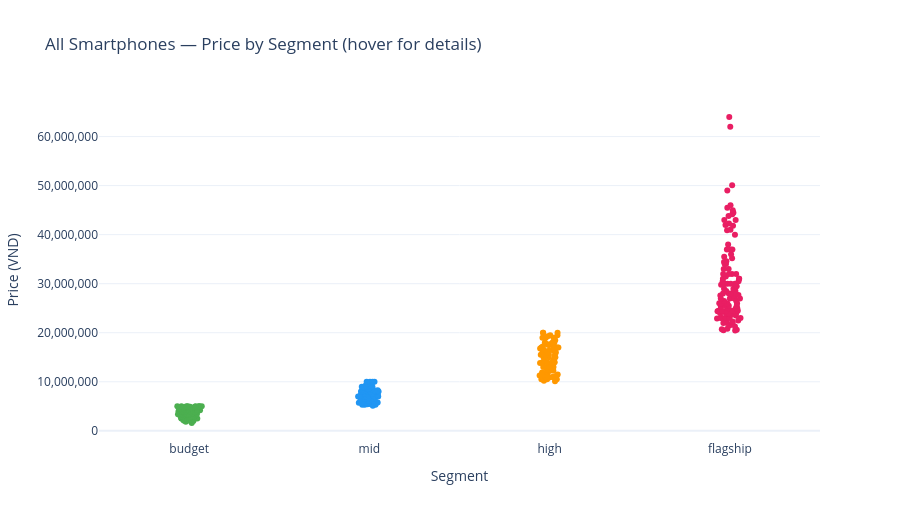

Notebook cell for this chart:
### Code cell
# Interactive strip chart: every phone as a dot, hover to see name + brand + price
fig = px.strip(
    smartphone_df,
    x="price_segment",
    y="price_vnd",
    color="price_segment",
    category_orders={"price_segment": SEGMENT_ORDER},
    color_discrete_map=SEGMENT_COLORS,
    hover_data={"product_name": True, "brand": True, "price_vnd": True},
    title="All Smartphones — Price by Segment (hover for details)",
    labels={"price_vnd": "Price (VND)", "price_segment": "Segment"},
)
fig.update_yaxes(tickformat=",")
fig.update_layout(height=520, showlegend=False)
fig.show()

### Figure 1 — Plotly figure (JSON) as saved in the notebook; plotly's stock layout.template omitted (floating-point values rounded to 4 significant figures; data arrays with more than 128 entries replaced by an {"elided": "..."} marker saying what was removed)
{"data": [{"alignmentgroup": "True", "boxpoints": "all", "customdata": {"elided": "105x2 str values"}, "fillcolor": "rgba(255,255,255,0)", "hoveron": "points", "hovertemplate": "Segment=%{x}<br>Price (VND)=%{y}<br>product_name=%{customdata[0]}<br>brand=%{customdata[1]}<extra></extra>", "legendgroup": "budget", "line": {"color": "rgba(255,255,255,0)"}, "marker": {"color": "#4CAF50"}, "name": "budget", "offsetgroup": "budget", "orientation": "v", "pointpos": 0, "showlegend": true, "type": "box", "x": ["budget", "budget", "budget", "budget", "budget", "budget", "budget", "budget", "budget", "budget", "budget", "budget", "budget", "budget", "budget", "budget", "budget", "budget", "budget", "budget", "budget", "budget", "budget", "budget", "budget", "budget", "budget", "budget", "budget", "budget", "budget", "budget", "budget", "budget", "budget", "budget", "budget", "budget", "budget", "budget", "budget", "budget", "budget", "budget", "budget", "budget", "budget", "budget", "budget", "budget", "budget", "budget", "budget", "budget", "budget", "budget", "budget", "budget", "budget", "budget", "budget", "budget", "budget", "budget", "budget", "budget", "budget", "budget", "budget", "budget", "budget", "budget", "budget", "budget", "budget", "budget", "budget", "budget", "budget", "budget", "budget", "budget", "budget", "budget", "budget", "budget", "budget", "budget", "budget", "budget", "budget", "budget", "budget", "budget", "budget", "budget", "budget", "budget", "budget", "budget", "budget", "budget", "budget", "budget", "budget"], "x0": " ", "xaxis": "x", "y": [4690000, 4390000, 3890000, 4690000, 4990000, 4990000, 3990000, 3790000, 2190000, 4890000, 2490000, 4290000, 2690000, 2790000, 3590000, 3990000, 4490000, 4590000, 3590000, 3290000, 4290000, 2160000, 4090000, 2590000, 3190000, 4690000, 3600000, 3990000, 3990000, 2090000, 3390000, 4990000, 4290000, 3390000, 3490000, 4090000, 4990000, 2390000, 2890000, 2490000, 3990000, 2290000, 2190000, 2790000, 4790000, 4500000, 3990000, 4690000, 4990000, 2990000, 3890000, 4390000, 4690000, 2050000, 2790000, 2580000, 2990000, 2590000, 2090000, 2690000, 2190000, 4190000, 2590000, 4210000, 4890000, 2490000, 1990000, 4300000, 3690000, 4990000, 1850000, 4290000, 4990000, 2390000, 2850000, 4150000, 3390000, 2990000, 3490000, 3290000, 2990000, 3090000, 3290000, 2990000, 4490000, 3290000, 4590000, 4090000, 3790000, 4200000, 3290000, 3390000, 2990000, 3890000, 3290000, 3490000, 3790000, 1590000, 3990000, 3350000, 4490000, 3190000, 4500000, 2590000, 4990000], "y0": " ", "yaxis": "y"}, {"alignmentgroup": "True", "boxpoints": "all", "customdata": {"elided": "97x2 str values"}, "fillcolor": "rgba(255,255,255,0)", "hoveron": "points", "hovertemplate": "Segment=%{x}<br>Price (VND)=%{y}<br>product_name=%{customdata[0]}<br>brand=%{customdata[1]}<extra></extra>", "legendgroup": "mid", "line": {"color": "rgba(255,255,255,0)"}, "marker": {"color": "#2196F3"}, "name": "mid", "offsetgroup": "mid", "orientation": "v", "pointpos": 0, "showlegend": true, "type": "box", "x": ["mid", "mid", "mid", "mid", "mid", "mid", "mid", "mid", "mid", "mid", "mid", "mid", "mid", "mid", "mid", "mid", "mid", "mid", "mid", "mid", "mid", "mid", "mid", "mid", "mid", "mid", "mid", "mid", "mid", "mid", "mid", "mid", "mid", "mid", "mid", "mid", "mid", "mid", "mid", "mid", "mid", "mid", "mid", "mid", "mid", "mid", "mid", "mid", "mid", "mid", "mid", "mid", "mid", "mid", "mid", "mid", "mid", "mid", "mid", "mid", "mid", "mid", "mid", "mid", "mid", "mid", "mid", "mid", "mid", "mid", "mid", "mid", "mid", "mid", "mid", "mid", "mid", "mid", "mid", "mid", "mid", "mid", "mid", "mid", "mid", "mid", "mid", "mid", "mid", "mid", "mid", "mid", "mid", "mid", "mid", "mid", "mid"], "x0": " ", "xaxis": "x", "y": [5790000, 7490000, 7200000, 5690000, 6190000, 8490000, 5780000, 7590000, 6990000, 8490000, 8290000, 5290000, 8290000, 7000000, 9090000, 8990000, 7990000, 5490000, 8990000, 5790000, 6990000, 5490000, 6690000, 5740000, 7290000, 7290000, 6490000, 6590000, 8530000, 7990000, 6490000, 5290000, 6990000, 9990000, 6290000, 7490000, 6490000, 9990000, 6990000, 7540000, 6190000, 8990000, 7290000, 9290000, 5590000, 7590000, 8490000, 6590000, 6790000, 7490000, 8790000, 5490000, 7120000, 5290000, 6090000, 7990000, 7890000, 7990000, 9290000, 7990000, 6490000, 9590000, 6990000, 5390000, 6990000, 6290000, 6190000, 8290000, 8990000, 5790000, 7190000, 8990000, 9990000, 5750000, 8130000, 7990000, 8090000, 5090000, 6990000, 6090000, 5990000, 7060000, 5890000, 6490000, 6090000, 9990000, 6000000, 8800000, 7090000, 7990000, 8790000, 5490000, 7490000, 7390000, 5590000, 6990000, 5690000], "y0": " ", "yaxis": "y"}, {"alignmentgroup": "True", "boxpoints": "all", "customdata": {"elided": "74x2 str values"}, "fillcolor": "rgba(255,255,255,0)", "hoveron": "points", "hovertemplate": "Segment=%{x}<br>Price (VND)=%{y}<br>product_name=%{customdata[0]}<br>brand=%{customdata[1]}<extra></extra>", "legendgroup": "high", "line": {"color": "rgba(255,255,255,0)"}, "marker": {"color": "#FF9800"}, "name": "high", "offsetgroup": "high", "orientation": "v", "pointpos": 0, "showlegend": true, "type": "box", "x": ["high", "high", "high", "high", "high", "high", "high", "high", "high", "high", "high", "high", "high", "high", "high", "high", "high", "high", "high", "high", "high", "high", "high", "high", "high", "high", "high", "high", "high", "high", "high", "high", "high", "high", "high", "high", "high", "high", "high", "high", "high", "high", "high", "high", "high", "high", "high", "high", "high", "high", "high", "high", "high", "high", "high", "high", "high", "high", "high", "high", "high", "high", "high", "high", "high", "high", "high", "high", "high", "high", "high", "high", "high", "high"], "x0": " ", "xaxis": "x", "y": [16990000, 19290000, 10990000, 13790000, 17690000, 13800000, 11990000, 10500000, 13990000, 12990000, 15490000, 10890000, 13990000, 19990000, 16760000, 16490000, 11190000, 12190000, 19990000, 16090000, 15990000, 11290000, 14990000, 10990000, 15290000, 10990000, 12990000, 16290000, 15990000, 14290000, 11490000, 16990000, 10490000, 10590000, 15500000, 19490000, 16490000, 14990000, 18490000, 17190000, 10200000, 11200000, 18990000, 11890000, 14490000, 19990000, 12990000, 12490000, 15990000, 17890000, 19490000, 11490000, 17490000, 16990000, 18990000, 12250000, 12990000, 13990000, 10960000, 18990000, 14990000, 12990000, 17990000, 16790000, 13990000, 13990000, 17690000, 16990000, 17990000, 10100000, 10490000, 15490000, 11490000, 12560000], "y0": " ", "yaxis": "y"}, {"alignmentgroup": "True", "boxpoints": "all", "customdata": {"elided": "111x2 str values"}, "fillcolor": "rgba(255,255,255,0)", "hoveron": "points", "hovertemplate": "Segment=%{x}<br>Price (VND)=%{y}<br>product_name=%{customdata[0]}<br>brand=%{customdata[1]}<extra></extra>", "legendgroup": "flagship", "line": {"color": "rgba(255,255,255,0)"}, "marker": {"color": "#E91E63"}, "name": "flagship", "offsetgroup": "flagship", "orientation": "v", "pointpos": 0, "showlegend": true, "type": "box", "x": ["flagship", "flagship", "flagship", "flagship", "flagship", "flagship", "flagship", "flagship", "flagship", "flagship", "flagship", "flagship", "flagship", "flagship", "flagship", "flagship", "flagship", "flagship", "flagship", "flagship", "flagship", "flagship", "flagship", "flagship", "flagship", "flagship", "flagship", "flagship", "flagship", "flagship", "flagship", "flagship", "flagship", "flagship", "flagship", "flagship", "flagship", "flagship", "flagship", "flagship", "flagship", "flagship", "flagship", "flagship", "flagship", "flagship", "flagship", "flagship", "flagship", "flagship", "flagship", "flagship", "flagship", "flagship", "flagship", "flagship", "flagship", "flagship", "flagship", "flagship", "flagship", "flagship", "flagship", "flagship", "flagship", "flagship", "flagship", "flagship", "flagship", "flagship", "flagship", "flagship", "flagship", "flagship", "flagship", "flagship", "flagship", "flagship", "flagship", "flagship", "flagship", "flagship", "flagship", "flagship", "flagship", "flagship", "flagship", "flagship", "flagship", "flagship", "flagship", "flagship", "flagship", "flagship", "flagship", "flagship", "flagship", "flagship", "flagship", "flagship", "flagship", "flagship", "flagship", "flagship", "flagship", "flagship", "flagship", "flagship", "flagship", "flagship", "flagship"], "x0": " ", "xaxis": "x", "y": [21490000, 44180000, 26490000, 29990000, 21990000, 31990000, 25990000, 25590000, 41790000, 42990000, 36990000, 29990000, 22990000, 44990000, 29990000, 27990000, 26990000, 61990000, 29790000, 24990000, 27690000, 30990000, 34590000, 23990000, 30490000, 25490000, 22990000, 21990000, 24990000, 25290000, 23690000, 26990000, 20450000, 20690000, 35190000, 30990000, 35990000, 25490000, 24490000, 22990000, 22990000, 40890000, 27990000, 63990000, 22990000, 43790000, 26990000, 23990000, 24990000, 25990000, 28990000, 25990000, 27590000, 24390000, 29990000, 27990000, 24290000, 36990000, 45490000, 32990000, 26990000, 31470000, 36990000, 24490000, 31990000, 21290000, 28490000, 23990000, 22890000, 35490000, 33990000, 42290000, 48990000, 42990000, 31990000, 27490000, 25990000, 20590000, 23990000, 28490000, 41990000, 22390000, 24490000, 37990000, 23490000, 20490000, 26490000, 25990000, 21990000, 44490000, 39990000, 45990000, 29490000, 30490000, 23990000, 22290000, 34440000, 24500000, 28990000, 20790000, 24490000, 50090000, 23990000, 32990000, 31990000, 33990000, 22990000, 40990000, 24490000, 31000000, 22490000], "y0": " ", "yaxis": "y"}], "layout": {"boxmode": "overlay", "height": 520, "legend": {"title": {"text": "Segment"}, "tracegroupgap": 0}, "showlegend": false, "title": {"text": "All Smartphones — Price by Segment (hover for details)"}, "xaxis": {"anchor": "y", "categoryarray": ["budget", "mid", "high", "flagship"], "categoryorder": "array", "domain": [0, 1], "title": {"text": "Segment"}}, "yaxis": {"anchor": "x", "domain": [0, 1], "tickformat": ",", "title": {"text": "Price (VND)"}}}}
